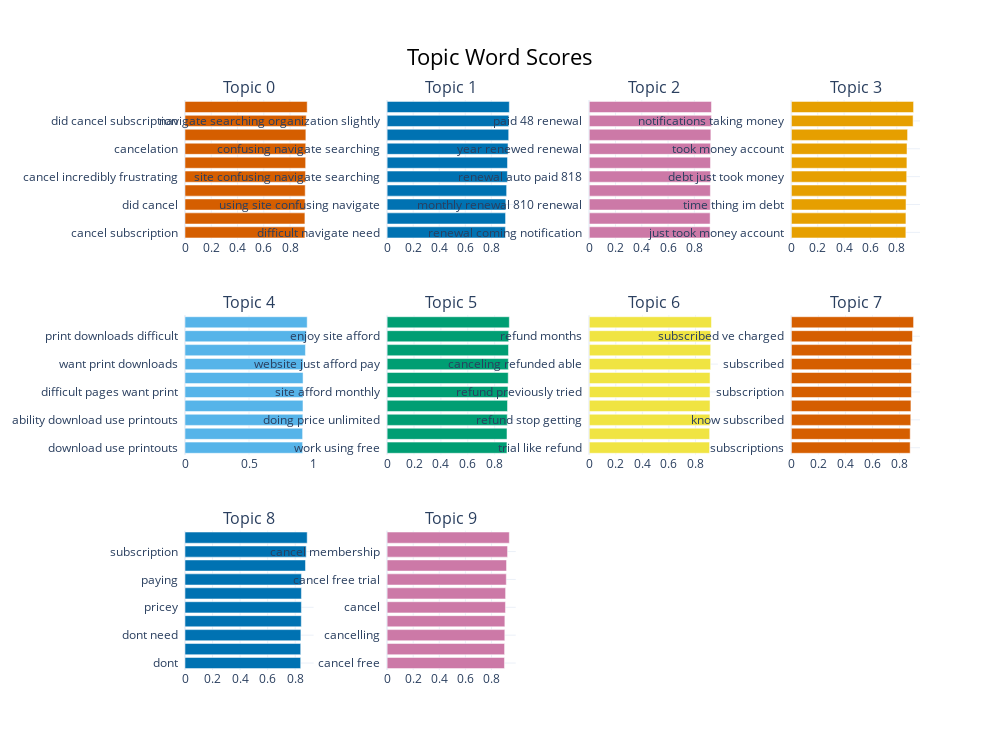

The notebook cell this image was saved under:
### Code cell
topic_model.visualize_barchart(top_n_topics=10, n_words=10)

### Figure 1 — Plotly figure (JSON) as saved in the notebook; plotly's stock layout.template omitted (floating-point values rounded to 4 significant figures)
{"data": [{"marker": {"color": "#D55E00"}, "orientation": "h", "type": "bar", "x": [0.9135, 0.9136, 0.9151, 0.9159, 0.918, 0.9192, 0.9198, 0.9209, 0.9233, 0.931], "xaxis": "x", "y": ["cancel subscription  ", "cancelling  ", "did cancel  ", "cancellation  ", "cancel incredibly frustrating  ", "cancel  ", "cancelation  ", "canceling  ", "did cancel subscription  ", "tried cancel  "], "yaxis": "y"}, {"marker": {"color": "#0072B2"}, "orientation": "h", "type": "bar", "x": [0.9081, 0.9094, 0.9116, 0.9177, 0.9236, 0.9243, 0.9285, 0.9334, 0.9336, 0.9382], "xaxis": "x2", "y": ["difficult navigate need  ", "site confusing navigate  ", "using site confusing navigate  ", "navigate searching organization  ", "site confusing navigate searching  ", "searching organization slightly confusing  ", "confusing navigate searching  ", "difficult navigate need searching  ", "navigate searching organization slightly  ", "confusing navigate searching organization  "], "yaxis": "y2"}, {"marker": {"color": "#CC79A7"}, "orientation": "h", "type": "bar", "x": [0.9199, 0.9203, 0.9218, 0.9221, 0.9228, 0.9229, 0.9236, 0.9259, 0.93, 0.9303], "xaxis": "x3", "y": ["renewal coming notification  ", "auto renewal prefer  ", "monthly renewal 810 renewal  ", "stated automatically renew  ", "renewal auto paid 818  ", "renewal price double  ", "year renewed renewal  ", "810 renewal auto paid  ", "paid 48 renewal  ", "charged monthly renewal 810  "], "yaxis": "y3"}, {"marker": {"color": "#E69F00"}, "orientation": "h", "type": "bar", "x": [0.8687, 0.8692, 0.8699, 0.8729, 0.8749, 0.8767, 0.8774, 0.8816, 0.9237, 0.9272], "xaxis": "x4", "y": ["just took money account  ", "im debt just  ", "time thing im debt  ", "thing im debt just  ", "debt just took money  ", "taking money using  ", "took money account  ", "im debt just took  ", "notifications taking money  ", "notifications taking money using  "], "yaxis": "y4"}, {"marker": {"color": "#56B4E9"}, "orientation": "h", "type": "bar", "x": [0.9183, 0.9184, 0.9203, 0.9213, 0.9216, 0.9219, 0.9223, 0.9404, 0.9475, 0.9542], "xaxis": "x5", "y": ["download use printouts  ", "downloads hard access difficult  ", "ability download use printouts  ", "downloads difficult determine  ", "difficult pages want print  ", "easier search print  ", "want print downloads  ", "print downloads difficult determine  ", "print downloads difficult  ", "want print downloads difficult  "], "yaxis": "y5"}, {"marker": {"color": "#009E73"}, "orientation": "h", "type": "bar", "x": [0.8913, 0.8917, 0.8936, 0.8954, 0.8989, 0.9009, 0.9016, 0.9029, 0.904, 0.909], "xaxis": "x6", "y": ["work using free  ", "trying spend little  ", "doing price unlimited  ", "sites like dk12 afford  ", "site afford monthly  ", "site afford monthly fee  ", "website just afford pay  ", "free trying spend little  ", "enjoy site afford  ", "website just afford  "], "yaxis": "y6"}, {"marker": {"color": "#F0E442"}, "orientation": "h", "type": "bar", "x": [0.906, 0.9067, 0.9085, 0.9097, 0.9097, 0.9098, 0.9142, 0.9144, 0.9154, 0.9203], "xaxis": "x7", "y": ["trial like refund  ", "months like refund  ", "refund stop getting  ", "refunded able accessing  ", "refund previously tried  ", "im asking refund  ", "canceling refunded able  ", "refund  ", "refund months  ", "request refund  "], "yaxis": "y7"}, {"marker": {"color": "#D55E00"}, "orientation": "h", "type": "bar", "x": [0.8786, 0.8791, 0.883, 0.8844, 0.8881, 0.8884, 0.8885, 0.8889, 0.8961, 0.904], "xaxis": "x8", "y": ["subscriptions  ", "cancel  ", "know subscribed  ", "monthly subscription  ", "subscription  ", "didn know subscribed  ", "subscribed  ", "payments knowledge cancelation  ", "subscribed ve charged  ", "paying subscription  "], "yaxis": "y8"}, {"marker": {"color": "#0072B2"}, "orientation": "h", "type": "bar", "x": [0.8398, 0.8399, 0.8411, 0.844, 0.8448, 0.8449, 0.8452, 0.8746, 0.8796, 0.887], "xaxis": "x9", "y": ["dont  ", "just dont  ", "dont need  ", "free  ", "pricey  ", "service  ", "paying  ", "subscriptions  ", "subscription  ", "cancel  "], "yaxis": "y9"}, {"marker": {"color": "#CC79A7"}, "orientation": "h", "type": "bar", "x": [0.8996, 0.9006, 0.9022, 0.9028, 0.9072, 0.9083, 0.9137, 0.9155, 0.9233, 0.9369], "xaxis": "x10", "y": ["cancel free  ", "wanted cancel  ", "cancelling  ", "click cancel  ", "cancel  ", "trying cancel  ", "cancel free trial  ", "tried cancel  ", "cancel membership  ", "tried cancel membership  "], "yaxis": "y10"}], "layout": {"annotations": [{"font": {"size": 16}, "showarrow": false, "text": "Topic 0", "x": 0.0875, "xanchor": "center", "xref": "paper", "y": 1, "yanchor": "bottom", "yref": "paper"}, {"font": {"size": 16}, "showarrow": false, "text": "Topic 1", "x": 0.3625, "xanchor": "center", "xref": "paper", "y": 1, "yanchor": "bottom", "yref": "paper"}, {"font": {"size": 16}, "showarrow": false, "text": "Topic 2", "x": 0.6375, "xanchor": "center", "xref": "paper", "y": 1, "yanchor": "bottom", "yref": "paper"}, {"font": {"size": 16}, "showarrow": false, "text": "Topic 3", "x": 0.9125, "xanchor": "center", "xref": "paper", "y": 1, "yanchor": "bottom", "yref": "paper"}, {"font": {"size": 16}, "showarrow": false, "text": "Topic 4", "x": 0.0875, "xanchor": "center", "xref": "paper", "y": 0.6222, "yanchor": "bottom", "yref": "paper"}, {"font": {"size": 16}, "showarrow": false, "text": "Topic 5", "x": 0.3625, "xanchor": "center", "xref": "paper", "y": 0.6222, "yanchor": "bottom", "yref": "paper"}, {"font": {"size": 16}, "showarrow": false, "text": "Topic 6", "x": 0.6375, "xanchor": "center", "xref": "paper", "y": 0.6222, "yanchor": "bottom", "yref": "paper"}, {"font": {"size": 16}, "showarrow": false, "text": "Topic 7", "x": 0.9125, "xanchor": "center", "xref": "paper", "y": 0.6222, "yanchor": "bottom", "yref": "paper"}, {"font": {"size": 16}, "showarrow": false, "text": "Topic 8", "x": 0.0875, "xanchor": "center", "xref": "paper", "y": 0.2444, "yanchor": "bottom", "yref": "paper"}, {"font": {"size": 16}, "showarrow": false, "text": "Topic 9", "x": 0.3625, "xanchor": "center", "xref": "paper", "y": 0.2444, "yanchor": "bottom", "yref": "paper"}], "height": 750, "hoverlabel": {"bgcolor": "white", "font": {"family": "Rockwell", "size": 16}}, "showlegend": false, "title": {"font": {"color": "Black", "size": 22}, "text": "Topic Word Scores", "x": 0.5, "xanchor": "center", "yanchor": "top"}, "width": 1000, "xaxis": {"anchor": "y", "domain": [0, 0.175], "showgrid": true}, "xaxis10": {"anchor": "y10", "domain": [0.275, 0.45], "showgrid": true}, "xaxis11": {"anchor": "y11", "domain": [0.55, 0.725], "showgrid": true}, "xaxis12": {"anchor": "y12", "domain": [0.825, 1], "showgrid": true}, "xaxis2": {"anchor": "y2", "domain": [0.275, 0.45], "showgrid": true}, "xaxis3": {"anchor": "y3", "domain": [0.55, 0.725], "showgrid": true}, "xaxis4": {"anchor": "y4", "domain": [0.825, 1], "showgrid": true}, "xaxis5": {"anchor": "y5", "domain": [0, 0.175], "showgrid": true}, "xaxis6": {"anchor": "y6", "domain": [0.275, 0.45], "showgrid": true}, "xaxis7": {"anchor": "y7", "domain": [0.55, 0.725], "showgrid": true}, "xaxis8": {"anchor": "y8", "domain": [0.825, 1], "showgrid": true}, "xaxis9": {"anchor": "y9", "domain": [0, 0.175], "showgrid": true}, "yaxis": {"anchor": "x", "domain": [0.7556, 1], "showgrid": true}, "yaxis10": {"anchor": "x10", "domain": [0, 0.2444], "showgrid": true}, "yaxis11": {"anchor": "x11", "domain": [0, 0.2444], "showgrid": true}, "yaxis12": {"anchor": "x12", "domain": [0, 0.2444], "showgrid": true}, "yaxis2": {"anchor": "x2", "domain": [0.7556, 1], "showgrid": true}, "yaxis3": {"anchor": "x3", "domain": [0.7556, 1], "showgrid": true}, "yaxis4": {"anchor": "x4", "domain": [0.7556, 1], "showgrid": true}, "yaxis5": {"anchor": "x5", "domain": [0.3778, 0.6222], "showgrid": true}, "yaxis6": {"anchor": "x6", "domain": [0.3778, 0.6222], "showgrid": true}, "yaxis7": {"anchor": "x7", "domain": [0.3778, 0.6222], "showgrid": true}, "yaxis8": {"anchor": "x8", "domain": [0.3778, 0.6222], "showgrid": true}, "yaxis9": {"anchor": "x9", "domain": [0, 0.2444], "showgrid": true}}}
